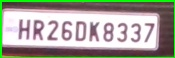
#> input picture plates/scaned_img_0.jpg, 175 x 58 px, found by its file name
$ jupyter execute --allow-errors 'ANPR - Tutorial.ipynb'
#> lines starting #> are read from the running program, lines starting #| are printed output that depends on the picture; after the words box and inside, x2 and y2 are one past the last pixel; in counts of white or black regions, pixels touching at a corner belong together
## 0. Install and Import Dependencies

[cell 1]
import cv2
from matplotlib import pyplot as plt
import numpy as np
import easyocr
import imutils
from IPython.display import Image

## 1. Read in Image, Grayscale and Blur

[cell 2]
img = cv2.imread(r"N:\projects\Car-Number-Plates-Detection-main\Car-Number-Plates-Detection-main\plates\scaned_img_0.jpg")
#> img is the input picture: shape (58, 175, 3); mean B, G, R 153.7, 164.3, 164.9
gray = cv2.cvtColor(img, cv2.COLOR_BGR2GRAY)
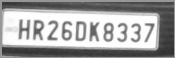
#> gray: shape (58, 175); min 47, max 255, mean 163.3
plt.imshow(cv2.cvtColor(gray, cv2.COLOR_BGR2RGB))
#> (this line was passed over: IPython is not available in this run)

## 2. Apply filter and find edges for localization

[cell 3]
bfilter = cv2.bilateralFilter(gray, 11, 17, 17) #Noise reduction
edged = cv2.Canny(bfilter, 30, 200) #Edge detection
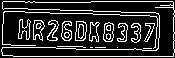
#> edged: shape (58, 175); 18.7% white in thin lines or dots
plt.imshow(cv2.cvtColor(edged, cv2.COLOR_BGR2RGB))
#> (this line was passed over: IPython is not available in this run)

## 3. Find Contours and Apply Mask

[cell 4]
keypoints = cv2.findContours(edged.copy(), cv2.RETR_TREE, cv2.CHAIN_APPROX_SIMPLE)
#> keypoints = 38 contours, 12 with area under 20; largest, box (x1, y1, x2, y2) and area: (1, 1, 175, 57) 3380, (1, 1, 175, 57) 3374, (75, 21, 87, 41) 184, (75, 21, 87, 41) 179, (103, 22, 114, 42) 162
contours = imutils.grab_contours(keypoints)
#> contours has the same summary as keypoints
contours = sorted(contours, key=cv2.contourArea, reverse=True)[:10]
#> contours = 10 contours; largest, box (x1, y1, x2, y2) and area: (1, 1, 175, 57) 3380, (1, 1, 175, 57) 3374, (75, 21, 87, 41) 184, (75, 21, 87, 41) 179, (103, 22, 114, 42) 162

[cell 5]
location = 0
for contour in contours:
    approx = cv2.approxPolyDP(contour, 10, True)
    if len(approx) >= 4:
        location = approx
        break
#> this loop made 1 pass

[cell 6]
location
#> Out = [[2, 2], [159, 15], [155, 50], [2, 55], [173, 56], [172, 1]]

[cell 7]
mask = np.zeros(gray.shape, np.uint8)
new_image = cv2.drawContours(mask, [location], 0,255, -1)
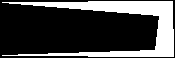
#> new_image: shape (58, 175); 27.1% white; 1 white region, box (x1, y1, x2, y2) and area: (2, 1, 174, 57) 2750
new_image = cv2.bitwise_and(img, img, mask=mask)
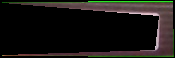
#> new_image: shape (58, 175, 3); mean B, G, R 19.1, 21.9, 24.7

[cell 8]
plt.imshow(cv2.cvtColor(new_image, cv2.COLOR_BGR2RGB))
#> (this line was passed over: IPython is not available in this run)

[cell 9]
(x,y) = np.where(mask==255)
#> x = 2750 values from 1 to 56; y = 2750 values, max 173 at index 1659, min 2 at index 85, mean 123.1
(x1, y1) = (np.min(x), np.min(y))
#> x1 = 1; y1 = 2
(x2, y2) = (np.max(x), np.max(y))
#> x2 = 56; y2 = 173
cropped_image = gray[x1:x2+1, y1:y2+1]
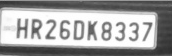
#> cropped_image: shape (56, 172); min 47, max 255, mean 164

[cell 10]
plt.imshow(cv2.cvtColor(cropped_image, cv2.COLOR_BGR2RGB))
#> (this line was passed over: IPython is not available in this run)
